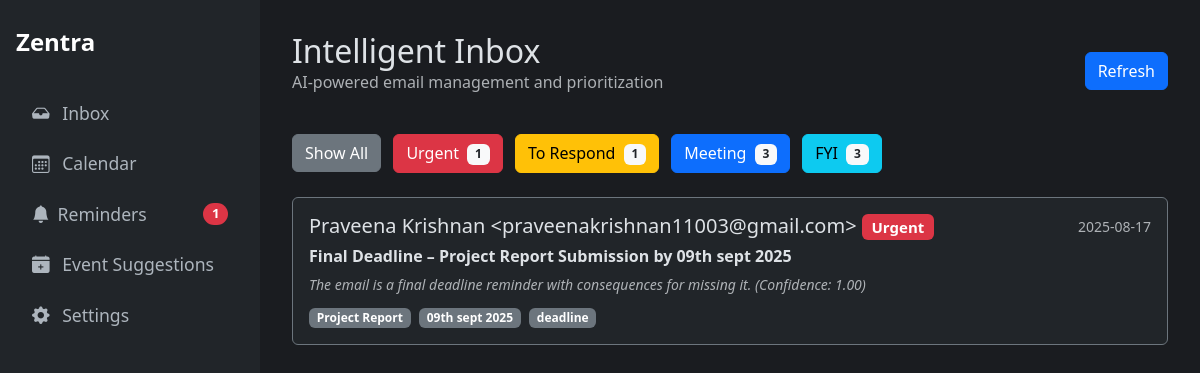
The app's page /recent_classified?category=Urgent with its own data.
### tables this page shows
CREATE TABLE classifications (
    id INTEGER PRIMARY KEY AUTOINCREMENT,
    gmail_message_id TEXT UNIQUE NOT NULL, -- NEW: Added unique message ID
    created_at TIMESTAMP NOT NULL DEFAULT CURRENT_TIMESTAMP,
    subject TEXT NOT NULL,
    sender TEXT NOT NULL,
    body TEXT,
    category TEXT,
    confidence REAL,
    priority_analysis TEXT,
    category_reason TEXT,
    summary TEXT,
    important_terms TEXT,
    response_draft TEXT
);

### Oauth.py (the view)
@app.route("/recent_classified")
def recent_classified_view():
    category_filter = request.args.get('category', None)
    classifications = database.get_recent_classifications(category_filter=category_filter)
    category_counts = database.get_category_counts()
    category_colors = {"Urgent": "danger", "To Respond": "warning", "Meeting": "primary", "FYI": "info", "Uncategorized": "secondary"}
    return render_template("history.html", classifications=classifications, counts=category_counts, category_colors=category_colors)

### Oauth.py (called while the page is built)
@app.context_processor
def inject_counts():
    pending_reminders_count = database.get_pending_reminders_count()
    return dict(pending_reminders_count=pending_reminders_count)

### database.py (called while the page is built)
def get_db_connection():
    conn = sqlite3.connect(DATABASE_FILE, timeout=10)
    conn.row_factory = sqlite3.Row
    return conn

def get_recent_classifications(category_filter=None, limit=25):
    conn = get_db_connection()
    query = """
        SELECT
            c.id, c.subject, c.sender, c.category, c.confidence,
            c.category_reason, c.important_terms, c.created_at,
            s.status as suggestion_status
        FROM
            classifications c
        LEFT JOIN
            suggested_events s ON c.id = s.source_email_id
    """
    params = []
    if category_filter:
        query += ' WHERE c.category = ?'
        params.append(category_filter)
    query += ' ORDER BY c.id DESC LIMIT ?'
    params.append(limit)
    classifications = conn.execute(query, tuple(params)).fetchall()
    conn.close()
    return classifications

def get_category_counts():
    conn = get_db_connection()
    counts = conn.execute('SELECT category, COUNT(id) as count FROM classifications GROUP BY category').fetchall()
    conn.close()
    return {row['category']: row['count'] for row in counts}

def get_pending_reminders_count():
    conn = get_db_connection()
    count = conn.execute(
        "SELECT COUNT(id) FROM reminders WHERE status = 'active'"
    ).fetchone()[0]
    conn.close()
    return count

### templates/history.html (shortened to what this page needs)
{% extends "layout.html" %}
{% block content %}
<div class="d-flex justify-content-between align-items-center mb-4">
  <div>
    <h1 class="h2 mb-0">Intelligent Inbox</h1>
    <p class="text-muted">AI-powered email management and prioritization</p>
  </div>
  <a href="/recent_classified" class="btn btn-primary">Refresh</a>
</div>
<div class="mb-4">
  <a href="/recent_classified" class="btn btn-secondary me-2">Show All</a>
  <a href="/recent_classified?category=Urgent" class="btn btn-danger me-2">Urgent <span class="badge bg-light text-dark ms-1">{{ counts.get('Urgent', 0) }}</span></a>
  <a href="/recent_classified?category=To Respond" class="btn btn-warning me-2">To Respond <span class="badge bg-light text-dark ms-1">{{ counts.get('To Respond', 0) }}</span></a>
  <a href="/recent_classified?category=Meeting" class="btn btn-primary me-2">Meeting <span class="badge bg-light text-dark ms-1">{{ counts.get('Meeting', 0) }}</span></a>
  <a href="/recent_classified?category=FYI" class="btn btn-info">FYI <span class="badge bg-light text-dark ms-1">{{ counts.get('FYI', 0) }}</span></a>
</div>
{% for item in classifications %}
<a href="/classification/{{ item.id }}" class="text-decoration-none text-white">
  <div class="card mb-3 bg-dark border-secondary">
    <div class="card-body">
      <div class="d-flex w-100 justify-content-between">
        <div class="flex-grow-1">
          <h5 class="mb-1">{{ item.sender }} <span class="badge bg-{{ category_colors.get(item.category, 'secondary') }}">{{ item.category }}</span>
          </h5>
          <p class="mb-1"><strong>{{ item.subject }}</strong></p>
          <p class="mb-0 text-muted fst-italic">
            <small>{{ item.category_reason }} (Confidence: {{ "%.2f"|format(item.confidence|float) }})</small>
          </p>
          <div class="mt-2">
            {% if item.important_terms %}
              {% for term in item.important_terms.split(',')[:3] %}
                {% if term.strip() %}
                  <span class="badge bg-secondary me-1">{{ term.strip() }}</span>
                {% endif %}
              {% endfor %}
            {% endif %}
          </div>
        </div>
        <div class="text-end">
          <small class="text-muted">{{ item.created_at[:10] }}</small>
        </div>
      </div>
    </div>
  </div>
</a>
{% else %}
<div class="alert alert-info">No classified emails in history.</div>
{% endfor %}
{% endblock %}

### templates/layout.html (style rules this page uses)
body { display: flex; min-height: 100vh; background-color: #1a1c20; color: #dee2e6; }

### records on screen
classifications: sender "Praveena Krishnan <praveenakrishnan11003@gmail.com>", category "Urgent", subject "Final Deadline – Project Report Submission by 09th sept 2025", category_reason "The email is a final deadline reminder with consequences for missing it.", confidence "1.00", strip "Project Report" "09th sept 2025" "deadline", created_at "2025-08-17"

### other values on screen
{{ pending_reminders_count }} "1"
{{ counts.get('Urgent', 0) }} "1"
{{ counts.get('To Respond', 0) }} "1"
{{ counts.get('Meeting', 0) }} "3"
{{ counts.get('FYI', 0) }} "3"
